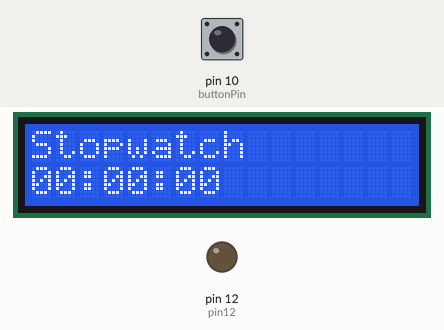
Recording of a sketch running on a simulated Arduino Uno, built with avr-gcc and run on an emulated ATmega328P. Shown: 16×2 character LCD, output pins drawn as LEDs (lit = HIGH). The test bench sets the inputs (shaded band); at power-on: pin 10 (buttonPin) HIGH.

Above: at 1.2 s.
1.3 s: pin 10 (buttonPin) pulled LOW for 0.15 s
At 1.62 s:
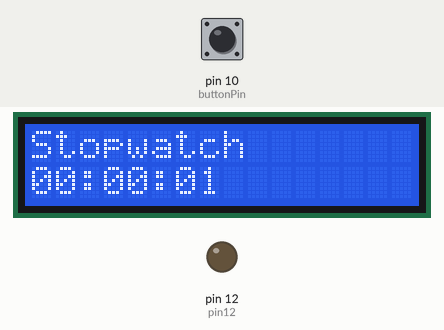
2.9 s: pin 10 (buttonPin) pulled LOW for 0.15 s
At 3.9 s:
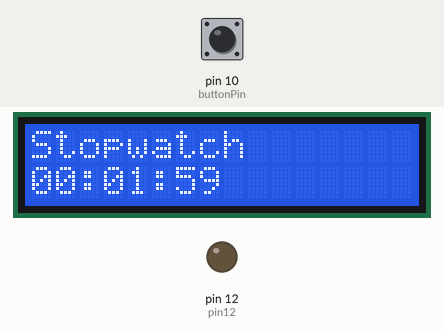
4.5 s: pin 10 (buttonPin) pulled LOW for 0.15 s
At 5.11 s:
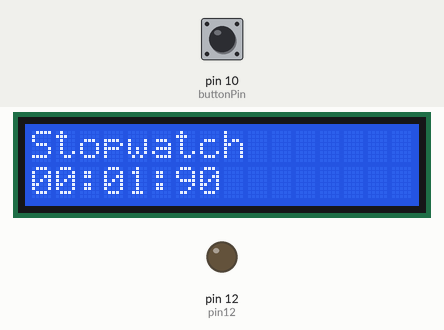
Timing chart, 0 to 7.5 s (numbered marks = the images above; inputs shaded):
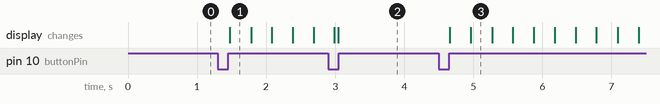

The sketch:

stopwatch.ino
```cpp
#include <LiquidCrystal.h>

LiquidCrystal lcd(9, 8, 2, 3, 4, 5);

const int buttonPin = 10;
const int pin12 = 12;

bool running = false;
unsigned long startTime = 0;
unsigned long elapsedTime = 0;

bool lastButtonState = HIGH;
unsigned long pressStart = 0;

void setup() {
  lcd.begin(16, 2);

  pinMode(buttonPin, INPUT_PULLUP);

  pinMode(pin12, OUTPUT);
  digitalWrite(pin12, LOW);

  lcd.clear();
}

void loop() {
  bool buttonState = digitalRead(buttonPin);

  // pressed
  if (lastButtonState == HIGH && buttonState == LOW) {
    pressStart = millis();
  }

  // released
  if (lastButtonState == LOW && buttonState == HIGH) {
    unsigned long pressLength = millis() - pressStart;

    if (pressLength >= 1000) {
      // hold = reset
      running = false;
      elapsedTime = 0;
    } else {
      // tap = start/stop
      if (running) {
        elapsedTime = millis() - startTime;
        running = false;
      } else {
        startTime = millis() - elapsedTime;
        running = true;
      }
    }
  }

  lastButtonState = buttonState;

  unsigned long displayTime =
      running ? millis() - startTime : elapsedTime;

  unsigned long minutes = displayTime / 60000;
  unsigned long seconds = (displayTime / 1000) % 60;
  unsigned long hundredths = (displayTime % 1000) / 10;

  lcd.setCursor(0, 0);
  lcd.print("Stopwatch       ");

  lcd.setCursor(0, 1);

  if (minutes < 10) lcd.print("0");
  lcd.print(minutes);
  lcd.print(":");

  if (seconds < 10) lcd.print("0");
  lcd.print(seconds);
  lcd.print(":");

  if (hundredths < 10) lcd.print("0");
  lcd.print(hundredths);

  lcd.print("   ");
}
```

Measured:
- after the input at 1.3 s, the display: changes after 0.17 s (image 1)
- after the input at 4.5 s, the display: first changes after 0.16 s (image 3 shows a later state)
